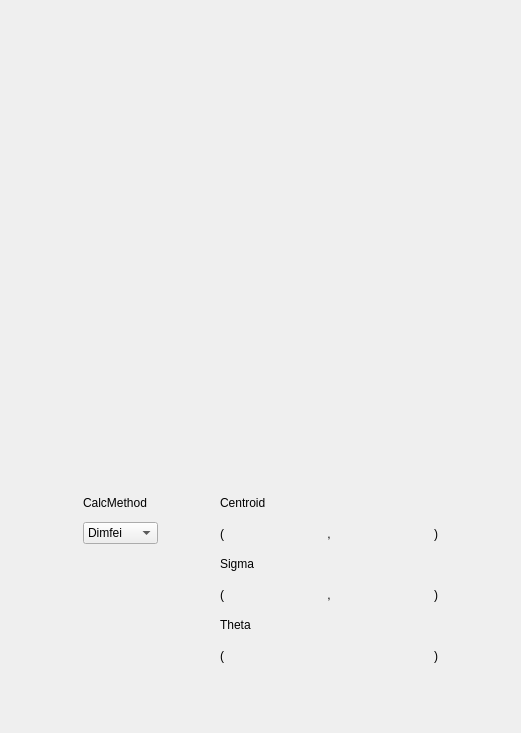
     <widget class="QWidget" name="Scrn43">
      <attribute name="title">
       <string>Scrn 4.3</string>
      </attribute>
      <layout class="QVBoxLayout" name="verticalLayout_18">
       <item>
        <spacer name="verticalSpacer_16">
         <property name="orientation">
          <enum>Qt::Vertical</enum>
         </property>
         <property name="sizeHint" stdset="0">
          <size>
           <width>20</width>
           <height>40</height>
          </size>
         </property>
        </spacer>
       </item>
       <item>
        <widget class="QWidget" name="widget_Scrn43" native="true">
         <property name="minimumSize">
          <size>
           <width>0</width>
           <height>0</height>
          </size>
         </property>
         <layout class="QGridLayout" name="gridLayout_8">
          <property name="leftMargin">
           <number>0</number>
          </property>
          <property name="topMargin">
           <number>0</number>
          </property>
          <property name="rightMargin">
           <number>0</number>
          </property>
          <property name="bottomMargin">
           <number>0</number>
          </property>
          <item row="2" column="0" rowspan="2" colspan="2">
           <widget class="QWidget" name="widget_Calculations_Scrn43" native="true">
            <layout class="QGridLayout" name="gridLayout_10">
             <property name="horizontalSpacing">
              <number>0</number>
             </property>
             <item row="4" column="3" colspan="2">
              <widget class="QLabel" name="label_Theta_Scrn43">
               <property name="text">
                <string>Theta</string>
               </property>
              </widget>
             </item>
             <item row="3" column="3">
              <widget class="QLabel" name="label_1_54">
               <property name="styleSheet">
                <string notr="true">font: 14pt &quot;Ubuntu&quot;;</string>
               </property>
               <property name="text">
                <string>(</string>
               </property>
              </widget>
             </item>
             <item row="5" column="4" colspan="3">
              <widget class="QFrame" name="frame_Orientation_Scrn43">
               <property name="minimumSize">
                <size>
                 <width>100</width>
                 <height>35</height>
                </size>
               </property>
               <property name="frameShape">
                <enum>QFrame::NoFrame</enum>
               </property>
               <property name="frameShadow">
                <enum>QFrame::Raised</enum>
               </property>
               <widget class="PyDMLabel" name="PyDMLabel_ThetaNDStats_Scrn43">
                <property name="geometry">
                 <rect>
                  <x>80</x>
                  <y>10</y>
                  <width>80</width>
                  <height>18</height>
                 </rect>
                </property>
                <property name="toolTip">
                 <string/>
                </property>
                <property name="whatsThis">
                 <string/>
                </property>
                <property name="alignment">
                 <set>Qt::AlignCenter</set>
                </property>
               </widget>
               <widget class="PyDMLabel" name="PyDMLabel_ThetaDimfei_Scrn43">
                <property name="geometry">
                 <rect>
                  <x>80</x>
                  <y>10</y>
                  <width>80</width>
                  <height>18</height>
                 </rect>
                </property>
                <property name="toolTip">
                 <string/>
                </property>
                <property name="whatsThis">
                 <string/>
                </property>
                <property name="alignment">
                 <set>Qt::AlignCenter</set>
                </property>
               </widget>
              </widget>
             </item>
             <item row="5" column="7">
              <widget class="QLabel" name="label_1_51">
               <property name="styleSheet">
                <string notr="true">font: 14pt &quot;Ubuntu&quot;;</string>
               </property>
               <property name="text">
                <string>)</string>
               </property>
              </widget>
             </item>
             <item row="3" column="7">
              <widget class="QLabel" name="label_1_53">
               <property name="styleSheet">
                <string notr="true">font: 14pt &quot;Ubuntu&quot;;</string>
               </property>
               <property name="text">
                <string>)</string>
               </property>
              </widget>
             </item>
             <item row="0" column="1">
              <widget class="QLabel" name="label_CalcMethod_Scrn43">
               <property name="text">
                <string>CalcMethod</string>
               </property>
              </widget>
             </item>
             <item row="1" column="8">
              <spacer name="horizontalSpacer">
               <property name="orientation">
                <enum>Qt::Horizontal</enum>
               </property>
               <property name="sizeHint" stdset="0">
                <size>
                 <width>40</width>
                 <height>20</height>
                </size>
               </property>
              </spacer>
             </item>
             <item row="3" column="5">
              <widget class="QLabel" name="label_1_58">
               <property name="styleSheet">
                <string notr="true">font: 14pt &quot;Ubuntu&quot;;</string>
               </property>
               <property name="text">
                <string> , </string>
               </property>
              </widget>
             </item>
             <item row="1" column="2">
              <spacer name="horizontalSpacer_2">
               <property name="orientation">
                <enum>Qt::Horizontal</enum>
               </property>
               <property name="sizeHint" stdset="0">
                <size>
                 <width>40</width>
                 <height>20</height>
                </size>
               </property>
              </spacer>
             </item>
             <item row="3" column="4">
              <widget class="QFrame" name="frame_SigmaX_Scrn43">
               <property name="minimumSize">
                <size>
                 <width>100</width>
                 <height>35</height>
                </size>
               </property>
               <property name="frameShape">
                <enum>QFrame::NoFrame</enum>
               </property>
               <property name="frameShadow">
                <enum>QFrame::Raised</enum>
               </property>
               <widget class="PyDMLabel" name="PyDMLabel_SigmaXNDStats_Scrn43">
                <property name="geometry">
                 <rect>
                  <x>10</x>
                  <y>10</y>
                  <width>80</width>
                  <height>18</height>
                 </rect>
                </property>
                <property name="toolTip">
                 <string/>
                </property>
                <property name="whatsThis">
                 <string/>
                </property>
               </widget>
               <widget class="PyDMLabel" name="PyDMLabel_SigmaXDimfei_Scrn43">
                <property name="geometry">
                 <rect>
                  <x>10</x>
                  <y>10</y>
                  <width>80</width>
                  <height>18</height>
                 </rect>
                </property>
                <property name="toolTip">
                 <string/>
                </property>
                <property name="whatsThis">
                 <string/>
                </property>
               </widget>
              </widget>
             </item>
             <item row="5" column="3">
              <widget class="QLabel" name="label_1_55">
               <property name="styleSheet">
                <string notr="true">font: 14pt &quot;Ubuntu&quot;;</string>
               </property>
               <property name="text">
                <string>(</string>
               </property>
              </widget>
             </item>
             <item row="1" column="5">
              <widget class="QLabel" name="label_1_52">
               <property name="styleSheet">
                <string notr="true">font: 14pt &quot;Ubuntu&quot;;</string>
               </property>
               <property name="text">
                <string> , </string>
               </property>
              </widget>
             </item>
             <item row="1" column="6">
              <widget class="QFrame" name="frame_CentroidY_Scrn43">
               <property name="minimumSize">
                <size>
                 <width>100</width>
                 <height>35</height>
                </size>
               </property>
               <property name="frameShape">
                <enum>QFrame::NoFrame</enum>
               </property>
               <property name="frameShadow">
                <enum>QFrame::Raised</enum>
               </property>
               <widget class="PyDMLabel" name="PyDMLabel_CenterYDimfei_Scrn43">
                <property name="geometry">
                 <rect>
                  <x>10</x>
                  <y>10</y>
                  <width>80</width>
                  <height>18</height>
                 </rect>
                </property>
                <property name="toolTip">
                 <string/>
                </property>
                <property name="whatsThis">
                 <string/>
                </property>
               </widget>
               <widget class="PyDMLabel" name="PyDMLabel_CenterYNDStats_Scrn43">
                <property name="geometry">
                 <rect>
                  <x>10</x>
                  <y>10</y>
                  <width>80</width>
                  <height>18</height>
                 </rect>
                </property>
                <property name="toolTip">
                 <string/>
                </property>
                <property name="whatsThis">
                 <string/>
                </property>
               </widget>
              </widget>
             </item>
             <item row="1" column="3">
              <widget class="QLabel" name="label_1_56">
               <property name="styleSheet">
                <string notr="true">font: 14pt &quot;Ubuntu&quot;;</string>
               </property>
               <property name="text">
                <string>(</string>
               </property>
              </widget>
             </item>
             <item row="1" column="1">
              <widget class="PyDMEnumComboBox" name="PyDMEnumComboBox_CalcMethod_Scrn43">
               <property name="enabled">
                <bool>true</bool>
               </property>
               <property name="sizePolicy">
                <sizepolicy hsizetype="Preferred" vsizetype="Maximum">
                 <horstretch>0</horstretch>
                 <verstretch>0</verstretch>
                </sizepolicy>
               </property>
               <property name="toolTip">
                <string/>
               </property>
               <property name="whatsThis">
                <string/>
               </property>
               <item>
                <property name="text">
                 <string>Dimfei</string>
                </property>
               </item>
               <item>
                <property name="text">
                 <string>NDStats</string>
                </property>
               </item>
              </widget>
             </item>
             <item row="2" column="3" colspan="2">
              <widget class="QLabel" name="label_Sigma_Scrn43">
               <property name="text">
                <string>Sigma</string>
               </property>
              </widget>
             </item>
             <item row="3" column="6">
              <widget class="QFrame" name="frame_SigmaY_Scrn43">
               <property name="minimumSize">
                <size>
                 <width>100</width>
                 <height>35</height>
                </size>
               </property>
               <property name="frameShape">
                <enum>QFrame::NoFrame</enum>
               </property>
               <property name="frameShadow">
                <enum>QFrame::Raised</enum>
               </property>
               <widget class="PyDMLabel" name="PyDMLabel_SigmaYNDStats_Scrn43">
                <property name="geometry">
                 <rect>
                  <x>10</x>
                  <y>10</y>
                  <width>80</width>
                  <height>18</height>
                 </rect>
                </property>
                <property name="toolTip">
                 <string/>
                </property>
                <property name="whatsThis">
                 <string/>
                </property>
               </widget>
               <widget class="PyDMLabel" name="PyDMLabel_SigmaYDimfei_Scrn43">
                <property name="geometry">
                 <rect>
                  <x>10</x>
                  <y>10</y>
                  <width>80</width>
                  <height>18</height>
                 </rect>
                </property>
                <property name="toolTip">
                 <string/>
                </property>
                <property name="whatsThis">
                 <string/>
                </property>
               </widget>
              </widget>
             </item>
             <item row="1" column="7">
              <widget class="QLabel" name="label_1_57">
               <property name="styleSheet">
                <string notr="true">font: 14pt &quot;Ubuntu&quot;;</string>
               </property>
               <property name="text">
                <string>)</string>
               </property>
              </widget>
             </item>
             <item row="1" column="4">
              <widget class="QFrame" name="frame_CentroidX_Scrn43">
               <property name="minimumSize">
                <size>
                 <width>100</width>
                 <height>35</height>
                </size>
               </property>
               <property name="frameShape">
                <enum>QFrame::NoFrame</enum>
               </property>
               <property name="frameShadow">
                <enum>QFrame::Raised</enum>
               </property>
               <widget class="PyDMLabel" name="PyDMLabel_CenterXNDStats_Scrn43">
                <property name="geometry">
                 <rect>
                  <x>10</x>
                  <y>10</y>
                  <width>80</width>
                  <height>18</height>
                 </rect>
                </property>
                <property name="toolTip">
                 <string/>
                </property>
                <property name="whatsThis">
                 <string/>
                </property>
               </widget>
               <widget class="PyDMLabel" name="PyDMLabel_CenterXDimfei_Scrn43">
                <property name="geometry">
                 <rect>
                  <x>10</x>
                  <y>10</y>
                  <width>80</width>
                  <height>18</height>
                 </rect>
                </property>
                <property name="toolTip">
                 <string/>
                </property>
                <property name="whatsThis">
                 <string/>
                </property>
               </widget>
              </widget>
             </item>
             <item row="0" column="3" colspan="2">
              <widget class="QLabel" name="label_Centroid_Scrn43">
               <property name="text">
                <string>Centroid</string>
               </property>
              </widget>
             </item>
             <item row="1" column="0">
              <spacer name="horizontalSpacer_18">
               <property name="orientation">
                <enum>Qt::Horizontal</enum>
               </property>
               <property name="sizeHint" stdset="0">
                <size>
                 <width>40</width>
                 <height>20</height>
                </size>
               </property>
              </spacer>
             </item>
            </layout>
           </widget>
          </item>
          <item row="0" column="0" colspan="2">
           <widget class="PyDMImageView" name="PyDMImageView_Scrn43">
            <property name="minimumSize">
             <size>
              <width>499</width>
              <height>390</height>
             </size>
            </property>
            <property name="maximumSize">
             <size>
              <width>499</width>
              <height>390</height>
             </size>
            </property>
            <property name="toolTip">
             <string/>
            </property>
            <property name="whatsThis">
             <string/>
            </property>
            <property name="imageChannel" stdset="0">
             <string>ca://TS-04:DI-Scrn-3:&amp;&amp;dataarray$$</string>
            </property>
            <property name="widthChannel" stdset="0">
             <string>ca://TS-04:DI-Scrn-3:$$width$$</string>
            </property>
           </widget>
          </item>
          <item row="1" column="0" colspan="2">
           <spacer name="verticalSpacer_17">
            <property name="orientation">
             <enum>Qt::Vertical</enum>
            </property>
            <property name="sizeHint" stdset="0">
             <size>
              <width>20</width>
              <height>40</height>
             </size>
            </property>
           </spacer>
          </item>
         </layout>
        </widget>
       </item>
       <item>
        <spacer name="verticalSpacer_18">
         <property name="orientation">
          <enum>Qt::Vertical</enum>
         </property>
         <property name="sizeHint" stdset="0">
          <size>
           <width>20</width>
           <height>40</height>
          </size>
         </property>
        </spacer>
       </item>
      </layout>
     </widget>
